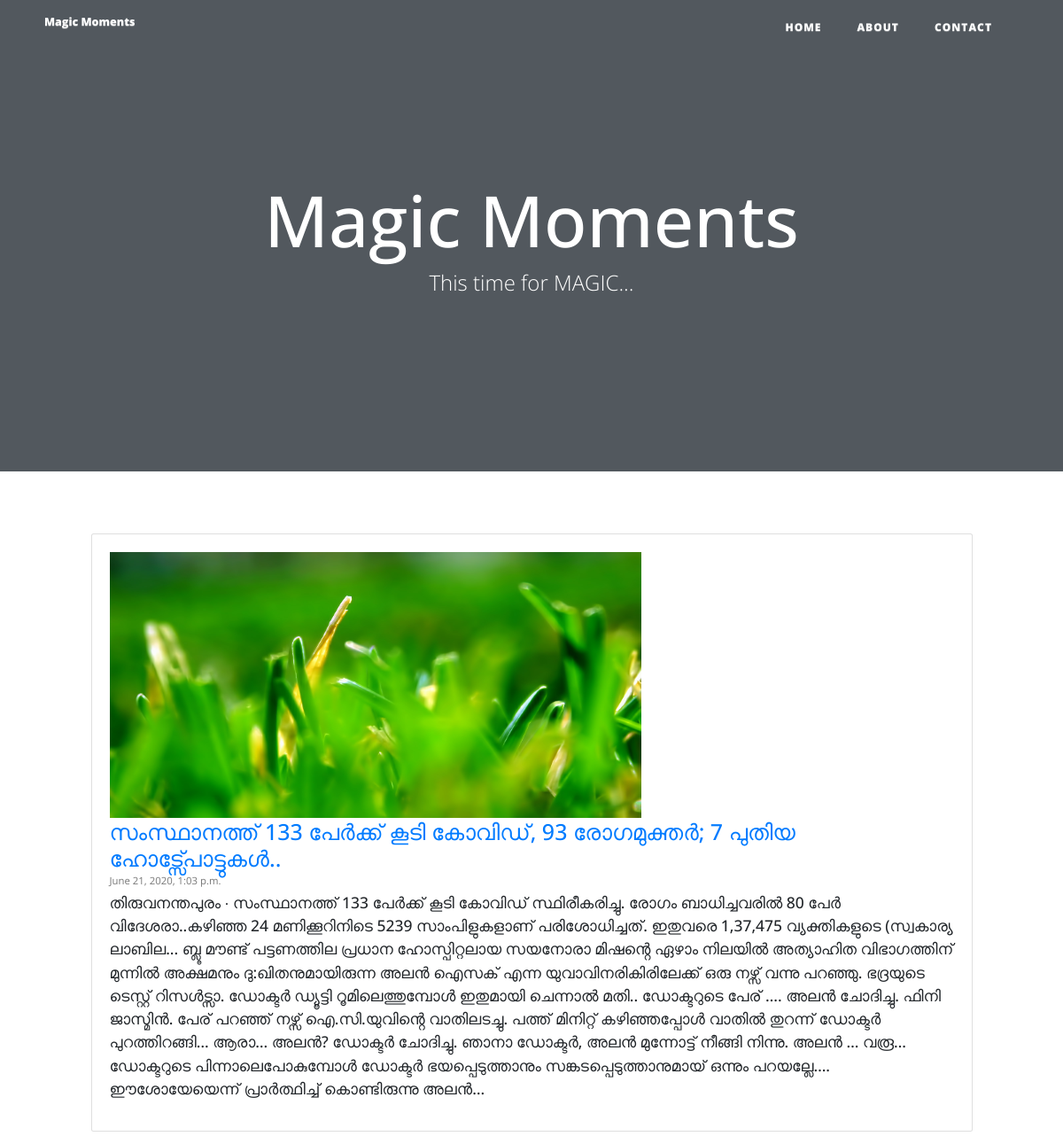
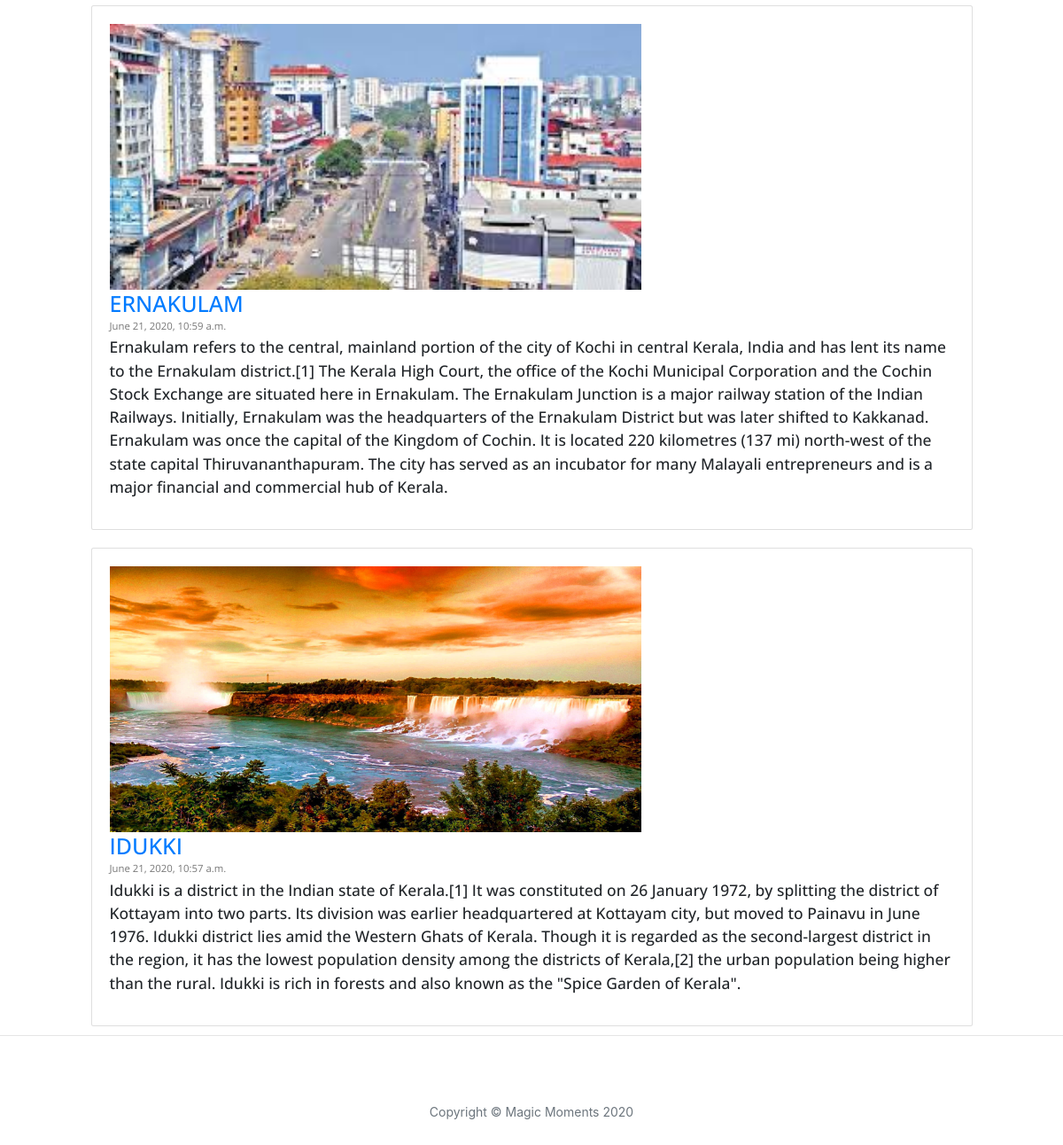
The page / on the database its author committed (2 pictures, top to bottom).
### polls/models.py (models this page shows, shortened)
class post(models.Model):
    title = models.CharField(max_length=100)
    post_data = models.TextField()
    date_posted = models.DateTimeField(default=timezone.now)
    author = models.ForeignKey(User, on_delete=models.CASCADE)
    post_img = models.ImageField(upload_to='post/image', null=True, blank=True)

### myblog/views.py (the view)
# urls.py: path('', views.home.as_view(), name='home'),
class home(ListView):
    model = post
    template_name = 'home.html'
    context_object_name = 'post'
    ordering = ['-date_posted']

### templates/home.html (shortened to what this page needs)
{% extends 'base.html' %}
{% block box %}
              <h1>Magic Moments</h1>
              <span class="subheading">This time for MAGIC...</span>
{% endblock %}
{% block content %}
    <div class="row">
      <div class="col-lg-10 col-md-8 mx-auto">
        <div class="post-preview">
              {% for post in post %}
                <div class="card">
                    {% if post.post_img %}
                        <img href="{% url 'post_detail' post.id %}" src="{{ post.post_img.url }}" style="width:600px;height:300px;">
                    {% else %}
                        <a>No Image</a>
                    {% endif %}
                      <h1 class="post-title">
                          <a class="mr-2" href="{% url 'post_detail' post.id %}">{{ post.title }}</a>
                        </h1>
                      <h3 class="post-subtitle">
                          <small class="aricle-content">{{ post.date_posted }}</small>
                      </h3>
                      <h3 class="post-subtitle">
                          <p class="aricle-content">{{ post.post_data }}</p>
                      </h3>
                </div>
              {% endfor %}
        </div>
      </div>
    </div>
{% endblock %}

### templates/base.html (shortened to what this page needs)
{% load static %}
<link rel="stylesheet" type="text/css" href="{% static 'static/style.css' %}">
<!DOCTYPE html>
<html lang="en">
<head>
  <link rel="stylesheet" href="//maxcdn.bootstrapcdn.com/bootstrap/3.2.0/css/bootstrap.min.css">
  <link rel="stylesheet" href="//maxcdn.bootstrapcdn.com/bootstrap/3.2.0/css/bootstrap-theme.min.css">
  <link rel="stylesheet" href="{% static 'css/clean-blog.css' %}">
  <link href="{% static 'vendor/fontawesome-free/css/all.min.css" rel="stylesheet' %}" type="text/css">
  <link href="{% static 'css/clean-blog.min.css" rel="stylesheet' %}">
  <link rel="stylesheet" href="https://stackpath.bootstrapcdn.com/bootstrap/4.3.1/css/bootstrap.min.css">
</head>
<body>
  <nav class="navbar navbar-expand-lg navbar-light fixed-top" id="mainNav">
    <div class="container">
      <a class="navbar-brand">Magic Moments</a>
      <div class="collapse navbar-collapse" id="navbarResponsive">
        <ul class="navbar-nav ml-auto">
          <li class="nav-item">
            <a class="nav-link" href="{% url 'home' %}">Home</a>
          </li>
          <li class="nav-item">
            <a class="nav-link" href="{% url 'about' %}">About</a>
          </li>
          <li class="nav-item">
            <a class="nav-link" href="{% url 'contact' %}">Contact</a>
          </li>
        </ul>
      </div>
    </div>
  </nav>
 <header class="masthead" style="background-image: src={{ 1.jpg }}">
    <div class="overlay"></div>
    <div class="container">
      <div class="row">
        <div class="col-lg-8 col-md-10 mx-auto">
          <div class="page-heading">
               {% block box %}{% endblock %}
          </div>
        </div>
      </div>
    </div>
  </header>
              {% block content %}{% endblock %}
  <hr>
  <footer>
    <div class="container">
      <div class="row">
        <div class="col-lg-8 col-md-10 mx-auto">
          <ul class="list-inline text-center">
          </ul>
          <p class="copyright text-muted">Copyright &copy; Magic Moments 2020</p>
        </div>
      </div>
    </div>
  </footer>
</body>
</html>

### static/style.css (style rules this page uses)
li a { color: green; }

### static/css/clean-blog.css (style rules this page uses)
body { font-size: 20px; color: #212529; font-family: 'Lora', 'Times New Roman', serif; }
p { line-height: 1.5; margin: 30px 0; }
h1, h2, h3, h4, h5, h6 { font-weight: 800; font-family: 'Open Sans', 'Helvetica Neue', Helvetica, Arial, sans-serif; }
a { color: #212529; transition: all 0.2s; }
#mainNav { position: absolute; border-bottom: 1px solid #e9ecef; background-color: white; font-family: 'Open Sans', 'Helvetica Neue', Helvetica, Arial, sans-serif; }
#mainNav .navbar-brand { font-weight: 800; color: #343a40; }
#mainNav .navbar-nav > li.nav-item > a { font-size: 12px; font-weight: 800; letter-spacing: 1px; text-transform: uppercase; }
@media only screen and (min-width: 992px) { #mainNav { border-bottom: 1px solid transparent; background: transparent; } }
@media only screen and (min-width: 992px) { #mainNav .navbar-brand { padding: 10px 20px; color: #fff; } }
@media only screen and (min-width: 992px) { #mainNav .navbar-nav > li.nav-item > a { padding: 10px 20px; color: #fff; } }
@media only screen and (min-width: 992px) { #mainNav { transition: background-color 0.2s; transform: translate3d(0, 0, 0); -webkit-backface-visibility: hidden; } }
header.masthead { margin-bottom: 50px; background: no-repeat center center; background-color: #868e96; background-attachment: scroll; position: relative; background-size: cover; }
header.masthead .overlay { position: absolute; top: 0; left: 0; height: 100%; width: 100%; background-color: #212529; opacity: 0.5; }
header.masthead .page-heading, header.masthead .post-heading, header.masthead .site-heading { padding: 200px 0 150px; color: white; }
@media only screen and (min-width: 768px) { header.masthead .page-heading, header.masthead .post-heading, header.masthead .site-heading { padding: 200px 0; } }
header.masthead .page-heading, header.masthead .site-heading { text-align: center; }
header.masthead .page-heading h1, header.masthead .site-heading h1 { font-size: 50px; margin-top: 0; }
header.masthead .page-heading .subheading, header.masthead .site-heading .subheading { font-size: 24px; font-weight: 300; line-height: 1.1; display: block; margin: 10px 0 0; font-family: 'Open Sans', 'Helvetica Neue', Helvetica, Arial, sans-serif; }
@media only screen and (min-width: 768px) { header.masthead .page-heading h1, header.masthead .site-heading h1 { font-size: 80px; } }
footer { padding: 50px 0 65px; }
footer .list-inline { margin: 0; padding: 0; }
footer .copyright { font-size: 14px; margin-bottom: 0; text-align: center; }

### templates/base.html (style rules this page uses)
.card { background-color: black; padding: 20px; margin-top: 20px; }

### rows shown on the page
post: post_img (picture), title "സംസ്ഥാനത്ത് 133 പേർക്ക് കൂടി കോവിഡ്, 93 രോഗമുക്തർ; 7 പുതിയ ഹോട്സ്പോട്ടുകൾ..", date_posted "June 21, 2020, 1:03 p.m.", post_data "തിരുവനന്തപുരം ∙ സംസ്ഥാനത്ത് 133 പേർക്ക് കൂടി കോവിഡ് സ്ഥിരീകരിച്ചു. രോഗം ബാധിച്ചവരിൽ 80 പേര്‍ വിദേശരാ..കഴിഞ്ഞ 24 മണിക്കൂറിനിടെ 5239 സാംപിളുകളാണ് പരിശോധിച്ചത്. ഇതുവരെ 1,37,475 വ്യക്തികളുടെ (സ്വകാര്യ ലാബില... ബ്ലൂ മൗണ്ട് പട്ടണത്തില പ്രധാന ഹോസ്പിറ്റലായ സയനോരാ മിഷൻ്റെ ഏഴാം നിലയിൽ അത്യാഹിത വിഭാഗത്തിന് മുന്നിൽ അക്ഷമനും ദു:ഖിതനുമായിരുന്ന അലൻ ഐസക് എന്ന യുവാവിനരികിരിലേക്ക് ഒരു നഴ്സ് വന്നു പറഞ്ഞു. ഭദ്രയുടെ ടെസ്റ്റ് റിസൾട്സാ. ഡോക്ടർ ഡ്യൂട്ടി റൂമിലെത്തുമ്പോൾ ഇതുമായി ചെന്നാൽ മതി.. ഡോക്ടറുടെ പേര് …. അലൻ ചോദിച്ചു. ഫിനി ജാസ്മിൻ. പേര് പറഞ്ഞ് നഴ്സ് ഐ.സി.യുവിൻ്റെ വാതിലടച്ചു. പത്ത് മിനിറ്റ് കഴിഞ്ഞപ്പോൾ വാതിൽ തുറന്ന് ഡോക്ടർ പുറത്തിറങ്ങി… ആരാ… അലൻ? ഡോക്ടർ ചോദിച്ചു. ഞാനാ ഡോക്ടർ, അലൻ മുന്നോട്ട് നീങ്ങി നിന്നു. അലൻ ……"
post: post_img (picture), title "ERNAKULAM", date_posted "June 21, 2020, 10:59 a.m.", post_data "Ernakulam refers to the central, mainland portion of the city of Kochi in central Kerala, India and has lent its name to the Ernakulam district.[1] The Kerala High Court, the office of the Kochi Municipal Corporation and the Cochin Stock Exchange are situated here in Ernakulam. The Ernakulam Junction is a major railway station of the Indian Railways. Initially, Ernakulam was the headquarters of the Ernakulam District but was later shifted to Kakkanad. Ernakulam was once the capital of the Kingdom of Cochin. It is located 220 kilometres (137 mi) north-west of the state capital Thiruvananthapuram. The city has served as an incubator for many Malayali entrepreneurs and is a major financial and…"
post: post_img (picture), title "IDUKKI", date_posted "June 21, 2020, 10:57 a.m.", post_data "Idukki is a district in the Indian state of Kerala.[1] It was constituted on 26 January 1972, by splitting the district of Kottayam into two parts. Its division was earlier headquartered at Kottayam city, but moved to Painavu in June 1976. Idukki district lies amid the Western Ghats of Kerala. Though it is regarded as the second-largest district in the region, it has the lowest population density among the districts of Kerala,[2] the urban population being higher than the rural. Idukki is rich in forests and also known as the \"Spice Garden of Kerala\"."
